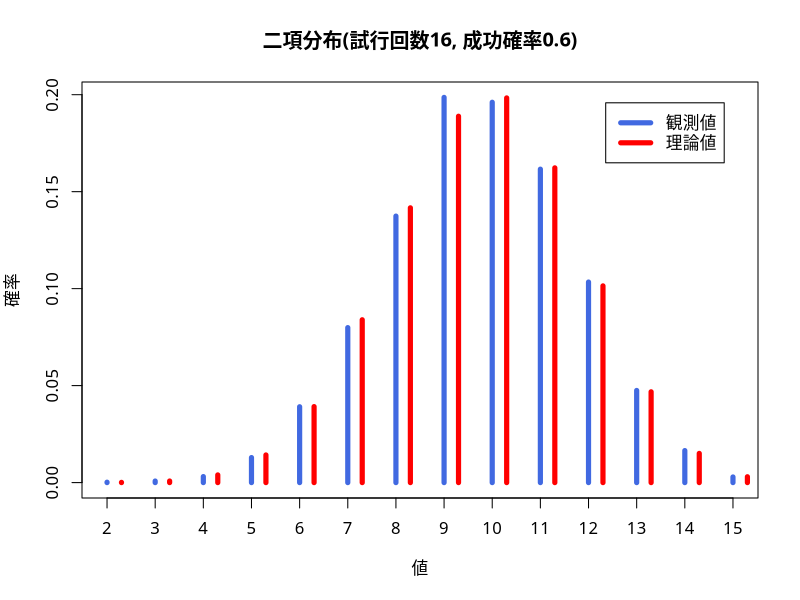
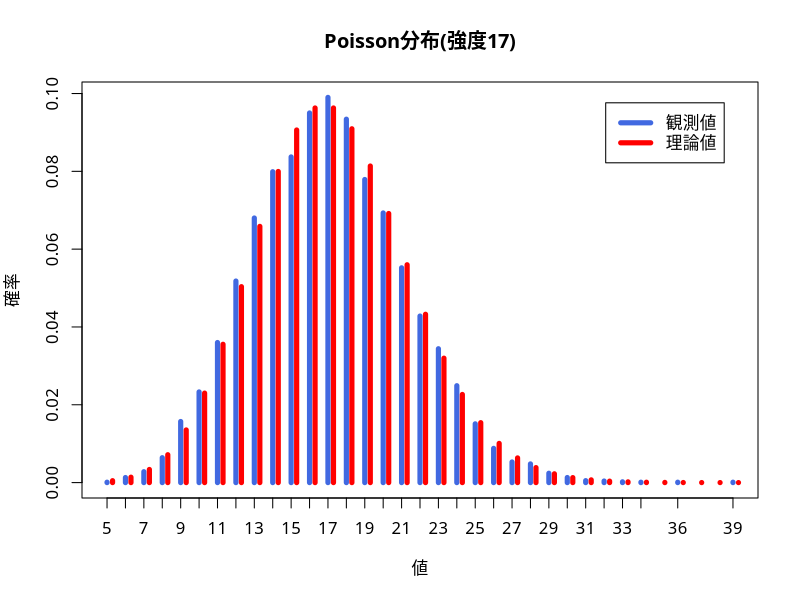
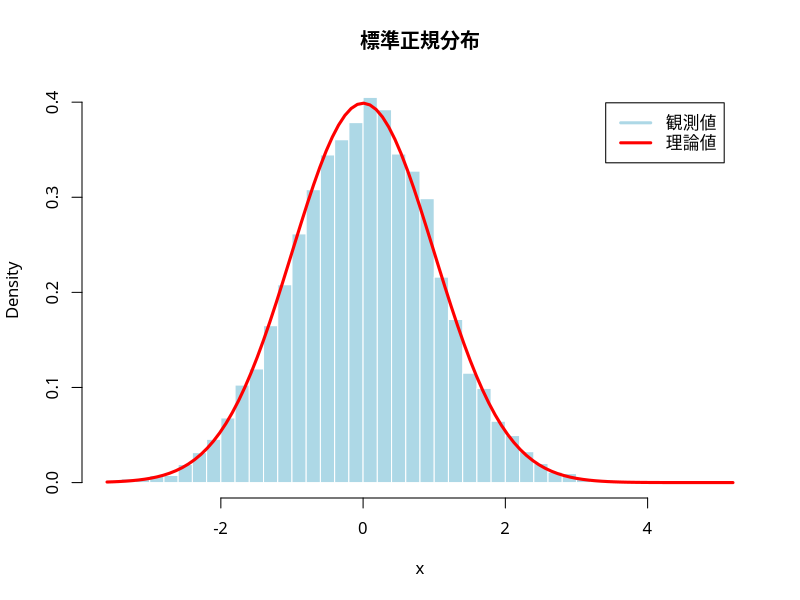
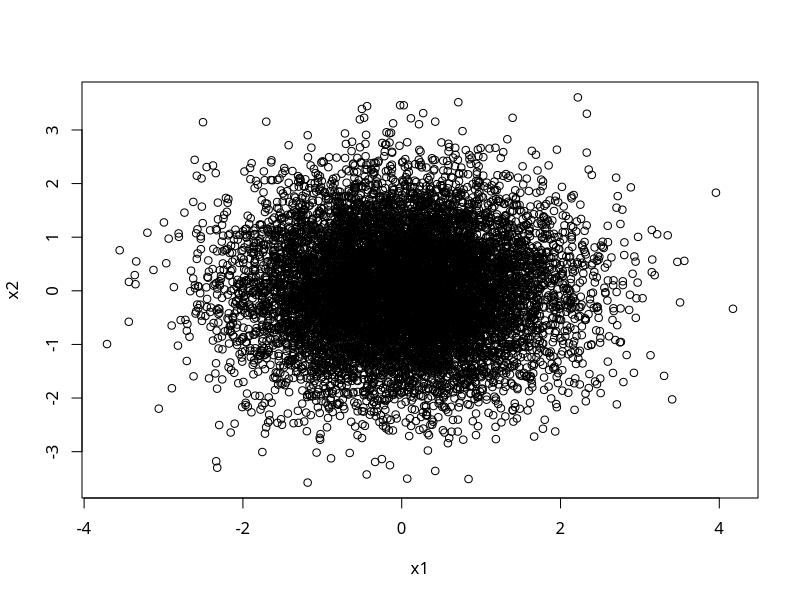
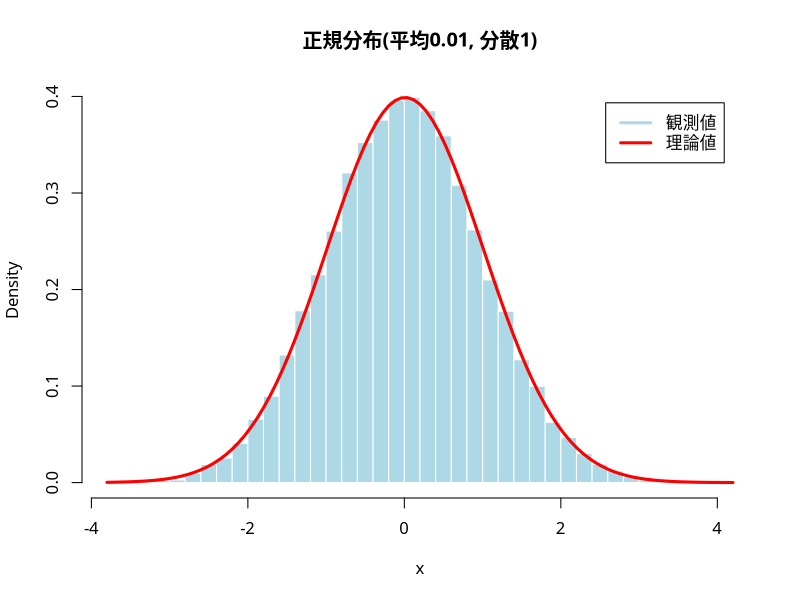
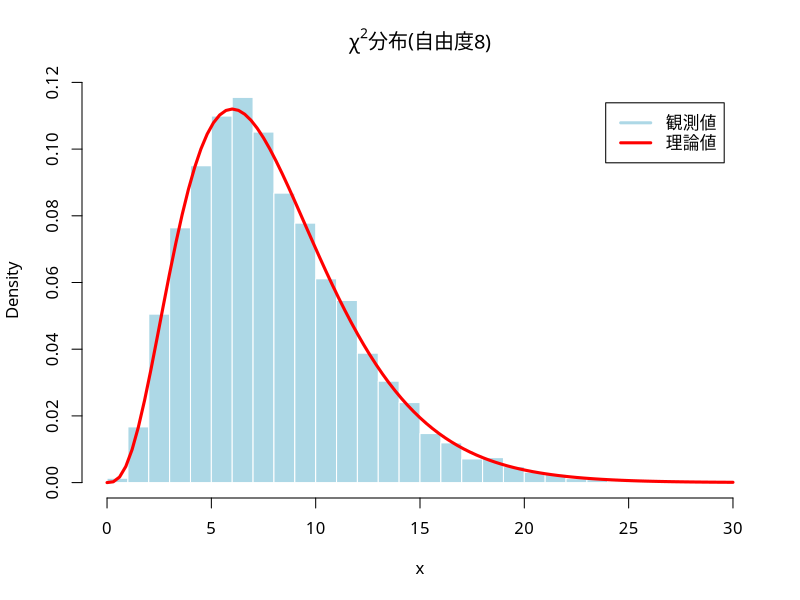
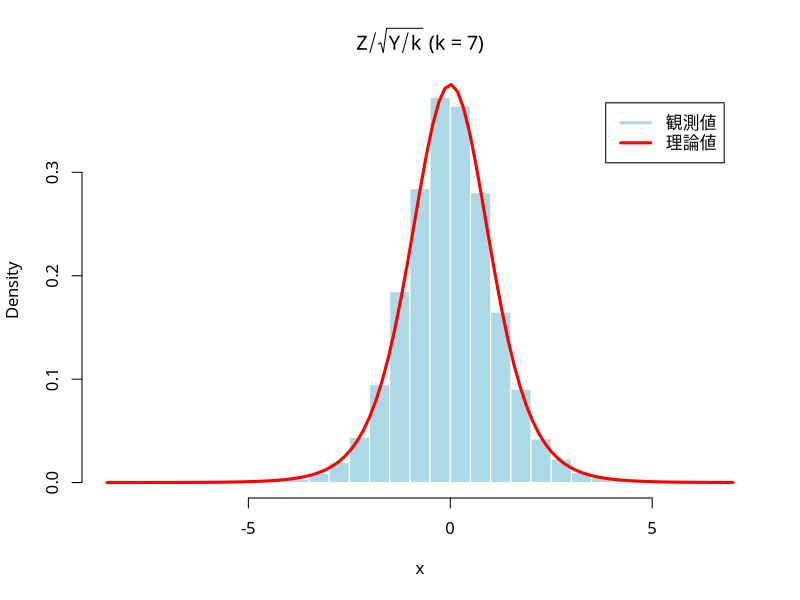
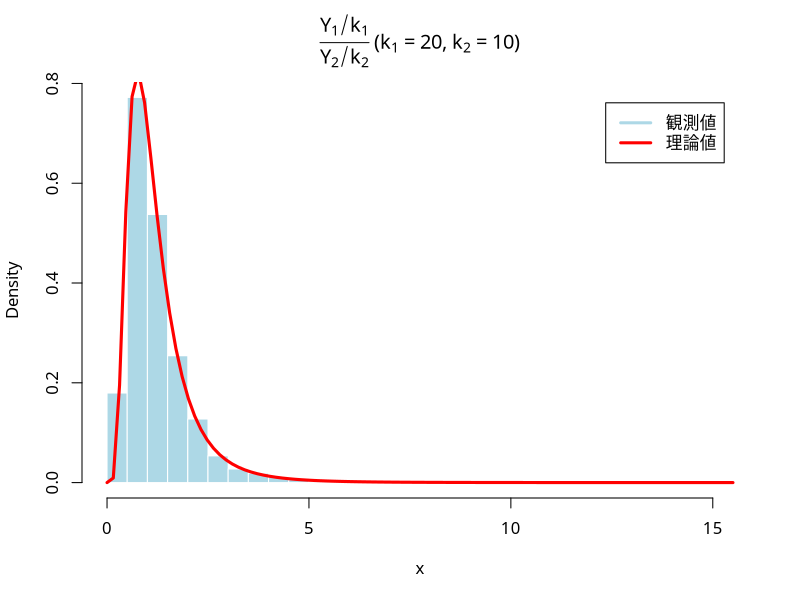

Write the R code that produced these figures, in order.
### 離散一様分布に従う乱数

a <- 1:6 # サンプリング対象の集合をベクトルとして定義
sample(a, size=20, replace=TRUE) # 離散一様分布(20個)

### 二項分布に従う乱数

rbinom(10, size=1, prob=0.2) # Bernoulli分布(10個)
rbinom(20, size=5, prob=0.6) # 二項分布(20個)

### 練習1
### 二項分布
mc <- 10000 # 実験回数を指定
m <- 16 
p <- 0.6
myRandom <- function(){ # Bernolli分布をm個生成して合計
  sum(rbinom(m, size=1, prob=p))}
myData <- replicate(mc, myRandom())
myTable <- table(myData)/mc # 出現確率ごとの表(度数分布表)を作成
par(family="HiraginoSans-W4") # 日本語フォントの指定
plot(myTable, type="h", lwd=5, col="royalblue",
     xlab="値", ylab="確率",
     main=paste0("二項分布(試行回数", m, ", 成功確率", p, ")"))
myRange <- min(myData):max(myData) # 範囲を取得
lines(myRange + 0.3, dbinom(myRange, size=m, prob=p),
      type="h", col="red", lwd=5) # 理論上の出現確率
legend("topright", inset=0.05, legend=c("観測値", "理論値"), 
       col=c("royalblue", "red"), lwd=5) # 凡例を作成

### Poisson分布に従う乱数

rpois(15, lambda=1) # 強度1のPoisson分布(15個)
rpois(15, lambda=10) # 強度10のPoisson分布(15個)

### 練習2
### Poisson分布
mc <- 10000 
lambda1 <- 5
lambda2 <- 12
myRandom <- function(){ # 2つのPoisson分布の和
  rpois(1, lambda=lambda1)+rpois(1, lambda=lambda2)}
myData <- replicate(mc, myRandom())
myTable <- table(myData)/mc 
par(family="HiraginoSans-W4") # 日本語フォントの指定
plot(myTable, type="h", lwd=5, col="royalblue",
	      xlab="値", ylab="確率",
     main=paste0("Poisson分布(強度", lambda1+lambda2, ")"))
myRange <- min(myData):max(myData) 
lines(myRange + 0.3,
      dpois(myRange, lambda=lambda1+lambda2), 
      type="h", col="red", lwd=5) # 理論上の出現確率
legend("topright", inset=0.05, legend=c("観測値", "理論値"), 
       col=c("royalblue", "red"), lwd=5)

### 幾何分布に従う乱数

rgeom(15, prob=0.1) # 成功確率0.1の幾何分布(15個)

### 一様分布に従う乱数

runif(8) # 区間(0,1)上の一様乱数(8個)
runif(8,min=-1,max=1) # 区間(-1,1)上の一様乱数(8個)

### 正規分布に従う乱数

rnorm(8) # 標準正規乱数(8個)
rnorm(8,mean=1,sd=2) # 平均1分散4=2^2の正規乱数

### 練習3
### 正規分布
mc <- 10000 # 実験回数を指定
myRandom <- function(){ # 一方の分布を確認する
  u1 <- runif(1)
  u2 <- runif(1)
  return(sqrt(-2*log(u1))*cos(2*pi*u2))}
myData <- replicate(mc, myRandom()) # Monte-Carlo実験
par(family="HiraginoSans-W4") # 日本語フォントの指定
hist(myData, freq=FALSE, breaks=40,
     col="lightblue", border="white", 
     xlab="x", main=paste0("標準正規分布")) # ヒストグラム(密度表示)
curve(dnorm(x, mean=0, sd=1), add=TRUE, 
      col="red", lwd=3) # 理論上の確率密度関数
legend("topright", inset=0.05, legend=c("観測値", "理論値"), 
       col=c("lightblue", "red"), lwd=3) # 凡例を作成
## Box-Muller法で作られる2つの確率変数の関係を調べる
boxmuller <- function(){
  u1 <- runif(1)
  u2 <- runif(1)
  x1 <- sqrt(-2*log(u1))*cos(2*pi*u2)
  x2 <- sqrt(-2*log(u1))*sin(2*pi*u2)
  return(c(x1,x2))
}
x <- replicate(mc, boxmuller()) # 2行xmc列の行列が得られる
par(family="HiraginoSans-W4") # 日本語フォントの指定
plot(x[1,],x[2,],xlab="x1",ylab="x2") # 散布図を描く
## 以下では同じ分布なのでx1,x2はまとめて計算
mu <- round(mean(x),2)
sigma <- round(sd(x),2)
hist(x, freq=FALSE, breaks=40, col="lightblue", border="white",

     main=paste0("正規分布(平均", mu, ", 分散", sigma^2, ")")) # ヒストグラム(密度表示)
curve(dnorm(x, mean=mu, sd=sigma), add=TRUE, 
      col="red", lwd=3) # 理論上の確率密度関数
legend("topright", inset=0.05, legend=c("観測値", "理論値"), 
       col=c("lightblue", "red"), lwd=3) # 凡例を作成

### ガンマ分布に従う乱数

rgamma(8, shape=3, rate=1) # ガンマ分布(8個)
rgamma(8, shape=1, rate=3) # 異なるパラメタのガンマ分布(8個)

### 指数分布に従う乱数

rexp(8) # レート1の指数分布(8個)
rexp(8, rate=0.5) # レート0.5の指数分布(8個)

### カイ二乗分布に従う乱数

rchisq(8, df=1) # 自由度1のカイ二乗分布(8個)
rchisq(8, df=4) # 自由度4のカイ二乗分布(8個)

### 練習4
### カイ二乗分布
mc <- 10000 # 実験回数を指定
k <- 8 # 自由度を設定
myRandom <- function(){ 
  sum(rnorm(k)^2)} # k個の標準正規乱数の二乗和
myData <- replicate(mc, myRandom()) # Monte-Carlo実験
par(family="HiraginoSans-W4") # 日本語フォントの指定
hist(myData, freq=FALSE, breaks=25,
     col="lightblue", border="white", 
     xlab="x", main=bquote(paste(chi^2,"分布(自由度",.(k),")"))) 
curve(dchisq(x, k), # 理論曲線(確率密度)
      add=TRUE, col="red", lwd=3) 
legend("topright", inset=0.05, legend=c("観測値", "理論値"), 
       col=c("lightblue", "red"), lwd=3)

### t分布に従う乱数

rt(8, df=1) # 自由度1のt分布(8個)
rt(8, df=4) # 自由度4のt分布(8個)

### 練習5
### t分布
mc <- 10000 # 実験回数を指定
k <- 7
myRandom <- function(){ 
  y <- rchisq(1, df=k) # 自由度kのカイ2乗分布
  # y <- sum(rnorm(k)^2) # 正規乱数を用いてもよい
  z <- rnorm(1) # 標準正規乱数
  return(z/sqrt(y/k))}
myData <- replicate(mc, myRandom()) # Monte-Carlo実験
par(family="HiraginoSans-W4") # 日本語フォントの指定
hist(myData, freq=FALSE, breaks=40,
     col="lightblue", border="white",  
     xlab="x", main=bquote(paste(Z/sqrt(Y/k)," (",k==.(k),")")))
curve(dt(x, df=k), # 確率密度関数(理論)
      add=TRUE, col="red", lwd=3) 
legend("topright", inset=0.05, legend=c("観測値", "理論値"), 
       col=c("lightblue", "red"), lwd=3)

### F分布に従う乱数

rf(10, df1=4, df2=7) # 自由度4,7のF分布(10個)
rf(10, df1=7, df2=12) # 自由度7,12のF分布(10個)

### 練習6
### F分布
mc <- 10000 # 実験回数を指定
k1 <- 20
k2 <- 10
myRandom <- function(){ 
  y1 <- rchisq(1, df=k1) # 自由度20のカイ二乗分布
  y2 <- rchisq(1, df=k2) # 自由度10のカイ二乗分布
  ## y1 <- sum(rnorm(k1)^2) # 正規乱数を用いてもよい
  ## y2 <- sum(rnorm(k2)^2) 
  return((y1/k1)/(y2/k2))}
myData <- replicate(mc, myRandom()) # Monte-Carlo実験
par(family="HiraginoSans-W4") # 日本語フォントの指定
hist(myData, freq=FALSE, breaks=40,
     col="lightblue", border="white",
     xlab="x",
     main=bquote(paste(frac(Y[1]/k[1],Y[2]/k[2]),
		       " (",k[1]==.(k1),
		       ", ",k[2]==.(k2),")"))) 
curve(df(x, df1=k1, df2=k2), # 確率密度関数(理論)
      add=TRUE, col="red", lwd=3) 
legend("topright", inset=0.05, legend=c("観測値", "理論値"), 
       col=c("lightblue", "red"), lwd=3)
